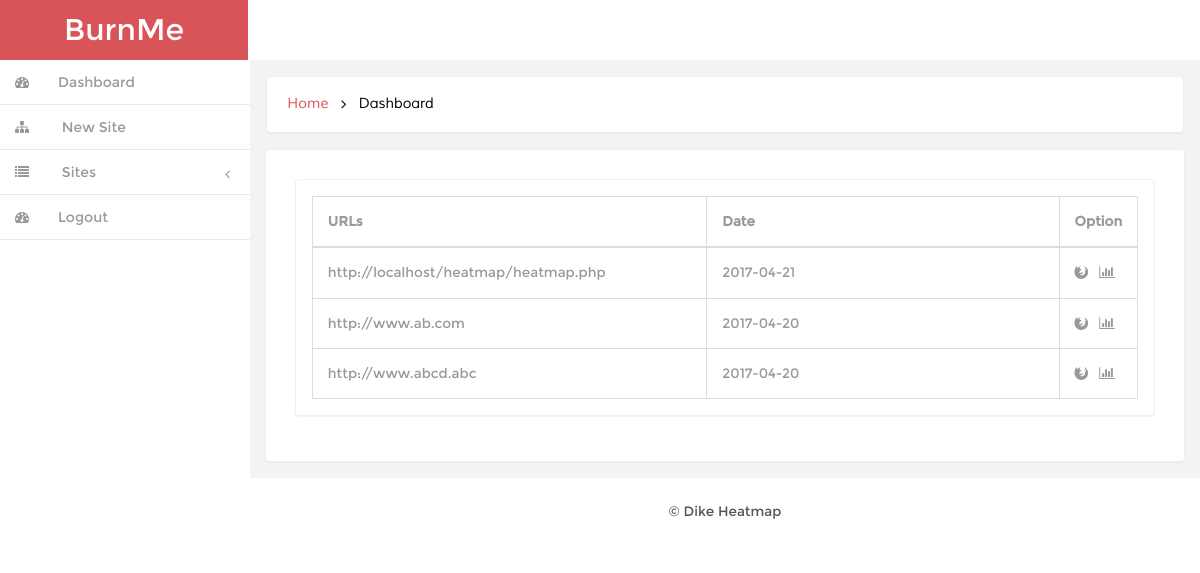
The page /admin_panel/ (signed in) on the database its author committed.
### tables this page shows
CREATE TABLE `heat_website` (
  `domain_name` varchar(200) NOT NULL,
  `create_date` date NOT NULL,
  `email` varchar(150) NOT NULL,
  `heat_image` text,
  PRIMARY KEY (`domain_name`),
  KEY `email` (`email`)
);

### model/core/model.php (called while the page is built, shortened)
<?php
require_once("dbmanager.php");
class Model {
    protected $table_name = "";
    protected $order_by;
    protected $db;
    function __construct() {
        $this->db = new DBManager;
    }
    function getBy($param_array, $single = FALSE, $condition = "AND") {
        $query = "SELECT * FROM  $this->table_name WHERE";
        $param_array = $this->filter($param_array);
        $counter = 0;
        foreach ($param_array as $key => $value) {
            $query.= " $key = '$value' ";
        }
        if (isset($this->order_by)) {
            $query .=" ORDER BY  $this->order_by ";
        }
        return $this->db->execute_query($query);
    }
    public function filter($arr) {
        $query = "SHOW COLUMNS FROM " . $this->table_name;
        $newarr = array();
        $r = $this->db->execute_query($query);
        foreach ($r as $key => $value) {
            $k = trim($value['Field']);
            if (array_key_exists($k, $arr)) {
                $newarr[$k] = $arr[$k];
            }
        }
        return $newarr;
    }
}

### model/core/dbmanager.php (called while the page is built, shortened)
<?php
class DBManager {
    public $connection;
    private $server = "localhost";
    private $my_username = "dikeio_heat";
    private $my_password = "N*P1ikhGIxV]";
    private $db = "dikeio_heatmap";
    public function __construct() {
        $this->connection = new PDO("mysql:host=$this->server;dbname=$this->db", $this->my_username, $this->my_password);
    }
    public function execute_query($query) {
        $stmt = $this->connection->prepare($query);
        $stmt->execute();
        return $stmt->fetchAll();
    }
}

### admin_panel/index.php (the view, shortened to what this page needs)
<?php
$email = $_SESSION["email"];
$heat_website = new HeatWebsite();
$urls = $heat_website->getBy(array("email" => $email));
?>
<!DOCTYPE HTML>
<html>
    <head>
        <link href="css/bootstrap.min.css" rel='stylesheet' type='text/css' />
        <link href="css/style.css" rel='stylesheet' type='text/css' />
        <link href="css/font-awesome.css" rel="stylesheet">
        <link href="css/custom.css" rel="stylesheet">
    </head>
    <body>
        <div id="wrapper">
            <nav class="navbar-default navbar-static-top" role="navigation">
                <div class="navbar-header">
                    <h1> <a class="navbar-brand" href="index.php">BurnMe</a></h1>
                </div>
                <div class=" border-bottom">
                    <div class="clearfix">
                    </div>
                    <div class="navbar-default sidebar" role="navigation">
                        <div class="sidebar-nav navbar-collapse">
                            <ul class="nav" id="side-menu">
                                <li>
                                    <a href="index.php" class=" hvr-bounce-to-right"><i class="fa fa-dashboard nav_icon "></i><span class="nav-label">Dashboard</span> </a>
                                </li>
                                <li>
                                    <a href="forms.php" class=" hvr-bounce-to-right">
                                        <i class="fa fa-sitemap nav_icon"></i>
                                        <span class="nav-label">New Site</span>
                                    </a>
                                </li>
                                <li>
                                    <a href="#" class=" hvr-bounce-to-right"><i class="fa fa-list nav_icon"></i> <span class="nav-label">Sites</span><span class="fa arrow"></span></a>
                                </li>
                                <li>
                                    <a href="../controller/logout.php" class=" hvr-bounce-to-right"><i class="fa fa-dashboard nav_icon "></i><span class="nav-label">Logout</span> </a>
                                </li>
                            </ul>
                        </div>
                    </div>
            </nav>
            <div id="page-wrapper" class="gray-bg dashbard-1">
                <div class="content-main">
                    <div class="banner">
                        <h2>
                            <a href="index.php">Home</a>
                            <i class="fa fa-angle-right"></i>
                            <span>Dashboard</span>
                        </h2>
                    </div>
                    <div class="content-top">
                        <div class="col-md-12 ">
                            <div class="content-top-1">
                                <div class="grid-form1">
                                    <table class="table table-bordered">
                                        <thead>
                                            <tr>
                                                <th width="50%">URLs</th>
                                                <th width="50%">Date</th>
                                                <th width="50%">Option</th>
                                            </tr>
                                        </thead>
                                        <tbody>
                                            <?php
                                            $model = new HeatWebsite();
                                            if (isset($urls)) {
                                                foreach ($urls as $u) {
                                                    $paths = $model->getBy(array('domain_name' => $u["domain_name"]));
                                                    ?>
                                                    <tr>
                                                        <td><?= $u["domain_name"] ?></td>
                                                        <td><?= $u["create_date"] ?></td>
                                                        <td>
                                                            <a href="heatmap.php?domain_name=<?= $u["domain_name"] ?>&image=<?= $paths[0]['heat_image'] ?>"> <i class="fa fa-firefox"> </i> </a>&nbsp;
                                                            <a href="graph.php?web=<?= $u["domain_name"] ?>"> <i class="fa fa-bar-chart"> </i></a>
                                                        </td>
                                                    </tr>
                                                    <?php
                                                }
                                            }
                                            ?>
                                        </tbody>
                                    </table>
                                </div>
                            </div>
                        </div>
                    </div>
                    <div class="copy">
                        <p> &copy; Dike Heatmap  </p>
                    </div>
                </div>
            </div>
        </div>
    </body>
</html>

### admin_panel/css/style.css (style rules this page uses)
h4, h5, h6, h1, h2, h3 { margin: 0; }
ul, ol { margin: 0;padding: 0; }
p { margin: 0; }
html, body { font-family:'Montserrat-Regular'; font-size: 100%; background:#F3F3F4; overflow-x: hidden; }
body a { transition:0.5s all; -webkit-transition:0.5s all; -moz-transition:0.5s all; -o-transition:0.5s all; -ms-transition:0.5s all; }
div#wrapper { background-color: #fff; }
.navbar-default.sidebar { background-color: #fff; }
h1 a.navbar-brand { color: #fff !important; font-size: 30px; font-weight: 500; padding: 20px 0px; background: #d95459; text-align: center; width:248px; height: 60px; }
i.nav_icon { color: #fff; margin-right:6px; }
.sidebar ul li a { color: #999; font-size:14px; }
.hvr-bounce-to-right { display: inline-block; vertical-align: middle; -webkit-transform: translateZ(0); transform: translateZ(0); box-shadow: 0 0 1px rgba(0, 0, 0, 0); -webkit-backface-visibility: hidden; backface-visibility: hidden; -moz-osx-font-smoothing: grayscale; position: relative; -webkit-transition-property: color; transition-property: color; -webkit-transition-duration: 0.5s; transition-duration: 0.5s; }
.hvr-bounce-to-right:before { content: ""; position: absolute; z-index: -1; top: 0; left: 0; right: 80%; bottom: 0; background:#7f8c8d; -webkit-transform: scaleX(0); transform: scaleX(0); -webkit-transform-origin: 0 50%; transform-origin: 0 50%; -webkit-transition-property: transform; transition-property: transform; -webkit-transition-duration: 0.5s; transition-duration: 0.5s; -webkit-transition-timing-function: ease-out; transition-timing-function: ease-out; }
.nav > li > a { color: #999; font-weight:500; padding: 0px 20px 0px 0px; font-size: 0.85em; border-bottom: 1px solid #E9E9E9; }
.nav > li > a i { margin-right: 14px; }
i.nav_icon { color: #999; padding: 15px; width: 44px; height: 44px; }
span.fa.arrow { margin-top: 17px; }
@media (min-width: 768px) { #page-wrapper { position: inherit; margin: 0 0 0 240px; min-height: 1000px; } }
.content-main { background-color: #F3F3F4; padding-top: 1em; }
.border-bottom { background-color: #fff; }
.banner { background: #fff; display: block; margin: 0em 1em ; padding:1em; border: 1px solid #ebeff6; border-color: #ebeff6; border-radius: 4px; -webkit-border-radius: 4px; -o-border-radius: 4px; -moz-border-radius: 4px; -ms-border-radius: 4px; -webkit-box-shadow: 0 1px 1px rgba(0,0,0,.05); box-shadow: 0 1px 1px rgba(0,0,0,.05); }
.banner h2 { font-size:0.9em; }
.banner h2 a { color:#D95459; text-decoration:none; font-family: 'Muli-Regular'; padding:0.3em ; }
.banner h2 span { color:#000; font-family: 'Muli-Regular'; padding:0.3em ; }
.banner h2 i { color:#000; vertical-align:middle; padding:0.3em ; }
.content-top-1 { background-color: #fff; padding: 1.8em; margin-bottom: 1em; border: 1px solid #ebeff6; border-radius: 4px; -webkit-border-radius: 4px; -o-border-radius: 4px; -moz-border-radius: 4px; -ms-border-radius: 4px; -webkit-box-shadow: 0 1px 1px rgba(0,0,0,.05); box-shadow: 0 1px 1px rgba(0,0,0,.05); }
.content-top-1:last-child { margin-bottom: 0em; }
.content-top { padding: 1em 0; }
.grid-form1 { background: #fff; margin-bottom: 1em; padding: 1em; border: 1px solid #ebeff6; border-radius: 4px; -webkit-border-radius: 4px; -o-border-radius: 4px; -moz-border-radius: 4px; -ms-border-radius: 4px; -webkit-box-shadow: 0 1px 1px rgba(0,0,0,.05); box-shadow: 0 1px 1px rgba(0,0,0,.05); }
.table td, .table>tbody>tr>td, .table>tbody>tr>th, .table>tfoot>tr>td, .table>tfoot>tr>th, .table>thead>tr>td, .table>thead>tr>th { padding: 15px !important; font-size: 0.85em; color: #999; border-top: none !important; }
td i { color:#999; }
.table { margin-bottom: 0; }
.copy { background:#fff; text-align:center; padding:1.5em 0; }
.copy p, .copy-right p { font-size:0.85em; color:#555; }

### admin_panel/css/custom.css (style rules this page uses)
#wrapper { width: 100%; }
#page-wrapper { min-height: 568px; }
@media (min-width:768px) { #page-wrapper { position: inherit; margin: 0 0 0 250px; } }
.sidebar .sidebar-nav.navbar-collapse { padding-right: 0; padding-left: 0; }
.sidebar .arrow { float: right; }
.sidebar .fa.arrow:before { content: "\f104"; }
@media (min-width:768px) { .sidebar { z-index: 1; position: absolute; width: 250px; } }

### rows shown on the page
heat_website: domain_name "http://localhost/heatmap/heatmap.php", create_date "2017-04-21"
heat_website: domain_name "http://www.ab.com", create_date "2017-04-20"
heat_website: domain_name "http://www.abcd.abc", create_date "2017-04-20"
